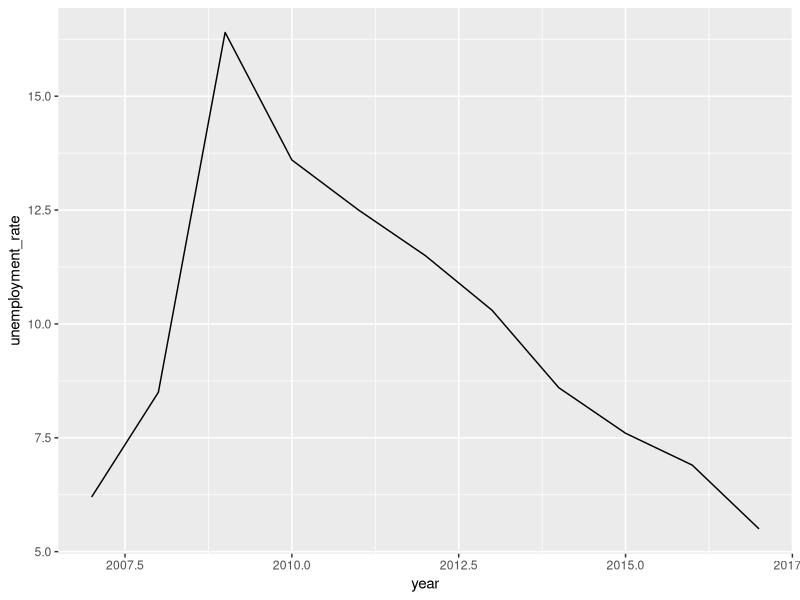
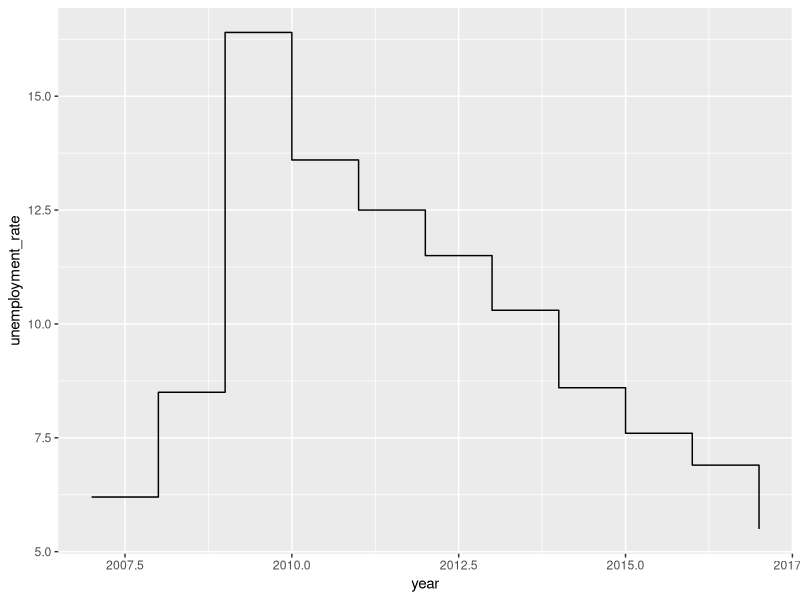
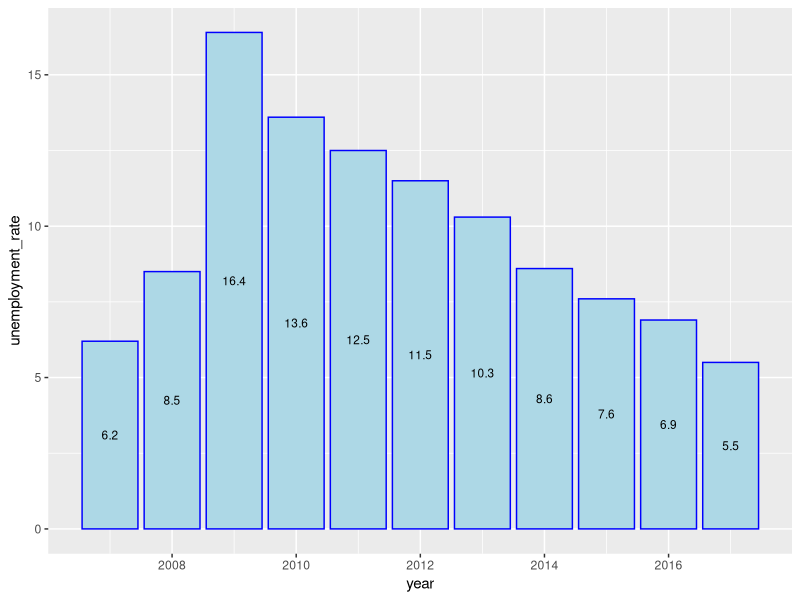
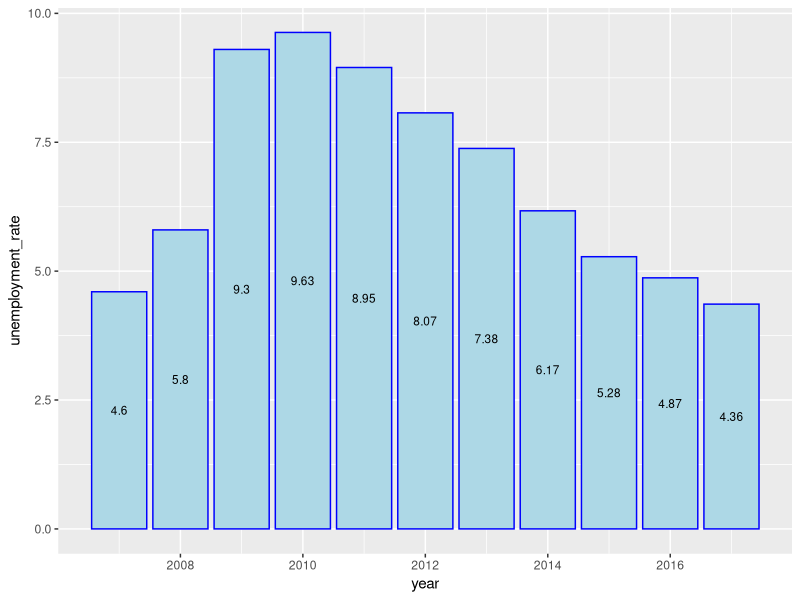

Reproduce these figures in R, in order.
## -----------------------------------------------------------------------------
library("tidyverse")
library("tidyr")
library("dplyr")
library("readr")
library("stringr")
library("readxl")


## -----------------------------------------------------------------------------
Unemployment <- read_excel("Unemployment.xls")


## -----------------------------------------------------------------------------
clean_unemp <- select(Unemployment, 1,2,3,7,8,9,10)


## -----------------------------------------------------------------------------
clean_unemp$year = 2007


## -----------------------------------------------------------------------------
print(clean_unemp)



## -----------------------------------------------------------------------------
colnames(clean_unemp)[colnames(clean_unemp) == "State"] <- "state"
colnames(clean_unemp)[colnames(clean_unemp) == "Area_name"] <- "county"
colnames(clean_unemp)[colnames(clean_unemp) == "Civilian_labor_force_2007"] <- "civilian_labor"
colnames(clean_unemp)[colnames(clean_unemp) == "Employed_2007"] <- "employed"
colnames(clean_unemp)[colnames(clean_unemp) == "Unemployed_2007"] <- "unemployed"
colnames(clean_unemp)[colnames(clean_unemp) == "Unemployment_rate_2007"] <- "unemployment_rate"



## -----------------------------------------------------------------------------
print(clean_unemp)


## -----------------------------------------------------------------------------
col = 11

for (n_year in 2008:2017){
  col2 = col+1
  col3 = col+2
  col4 = col+3
  temp_unemp <- select(Unemployment,1,2,3,col,col2,col3,col4)
  colnames(temp_unemp)[2] = "state"
  colnames(temp_unemp)[3] = "county"
  colnames(temp_unemp)[4] = "civilian_labor"
  colnames(temp_unemp)[5] = "employed"
  colnames(temp_unemp)[6] = "unemployed"
  colnames(temp_unemp)[7] = "unemployment_rate"
  temp_unemp$year=n_year
  clean_unemp <- rbind(clean_unemp, temp_unemp)
  col = col4+1
}



## -----------------------------------------------------------------------------
print(clean_unemp)


## -----------------------------------------------------------------------------
library("ggplot2")


## -----------------------------------------------------------------------------
butler_county <- clean_unemp[clean_unemp$county == 'Butler County, AL',]


## -----------------------------------------------------------------------------
butler_plot <- ggplot(butler_county, aes(x=year, y=unemployment_rate, label=unemployment_rate))


## -----------------------------------------------------------------------------
butler_plot + geom_line()


## -----------------------------------------------------------------------------
butler_plot + geom_step()


## -----------------------------------------------------------------------------
butler_plot + geom_bar(stat = "identity", color = "Blue", fill="light blue") + geom_text(size = 3, position = position_stack(vjust = 0.5))


## -----------------------------------------------------------------------------
usa_data <- clean_unemp[clean_unemp$county == 'United States',]
usa_plot <- ggplot(usa_data, aes(x=year, y=unemployment_rate, label=unemployment_rate))

## -----------------------------------------------------------------------------
usa_plot + geom_bar(stat = "identity", color = "Blue", fill="light blue") + geom_text(size = 3, position = position_stack(vjust = 0.5))

